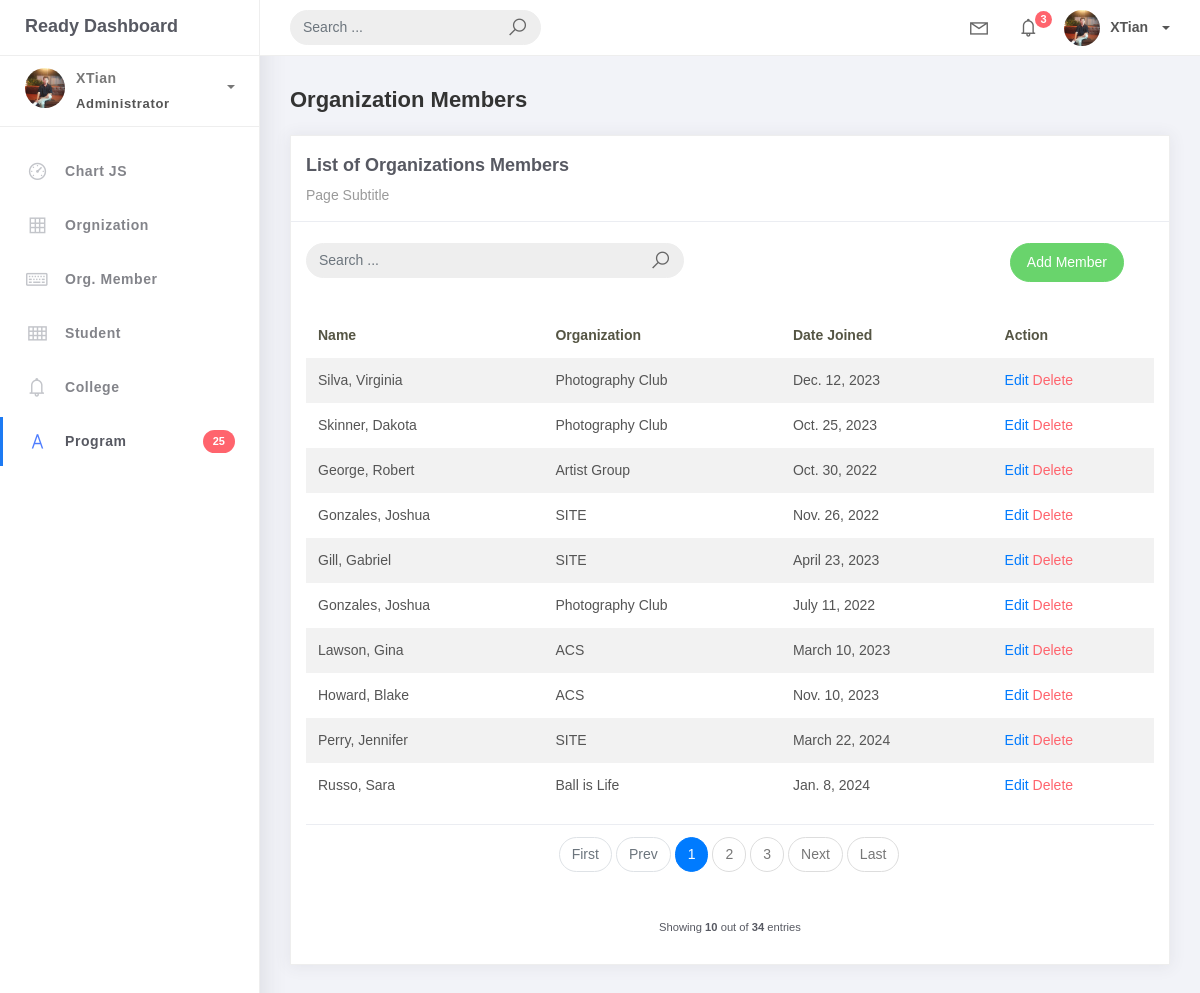
The app's page /orgmember-list/ with its own data.
### studentorg/models.py (models this page shows)
class BaseModel (models.Model):
    created_at = models.DateTimeField (auto_now_add=True, db_index=True)
    update_at = models.DateTimeField (auto_now=True)
    class Meta:
        abstract = True

class OrgMember (BaseModel):
    student = models.ForeignKey(Student, on_delete=models.CASCADE)
    organization = models.ForeignKey(Organization, on_delete=models.CASCADE)
    date_joined = models.DateField()

class Student (BaseModel):
    student_id = models.CharField(max_length=15)
    lastname = models.CharField(max_length=25)
    firstname = models.CharField(max_length=25)
    middlename = models.CharField(max_length=25, blank=True, null=True)
    program = models.ForeignKey(Program, on_delete=models.CASCADE)
    def __str__(self):
        return f"{self.lastname}, {self.firstname}"

class Organization(BaseModel):
    name = models.CharField(max_length=250)
    College = models.ForeignKey(College, null=True, blank=True, on_delete=models.CASCADE)
    description = models.CharField(max_length=500)
    def __str__(self):
        return self.name

### studentorg/views.py (the view)
# urls.py: path('orgmember-list/', OrgMemberList.as_view(), name='orgmember-list'),
class OrgMemberList(ListView):
    model = OrgMember
    context_object_name = 'orgmember'
    template_name = 'orgmember_list.html'
    paginate_by = 10

### templates/orgmember_list.html (shortened to what this page needs)
{% extends 'base.html' %} {% load static %} {% block content %}
<div class="content">
  <div class="container-fluid">
    <h4 class="page-title">Organization Members</h4>
    <div class="row">
      <div class="col-md-12">
        <div class="card">
          <div class="card-header">
            <div class="card-title">List of Organizations Members</div>
            <div class="card-category">Page Subtitle</div>
          </div>
          <br />
          <div class="col-md-12 row">
            <div class="col-md-6">
              <form class="navbar-left navbar-form nav-search mr-md-3" action="{% url 'orgmember-list' %}">
                <div class="input-group">
                  <input type="text"placeholder="Search ..." class="form-control" name="q"/>
                  <div class="input-group-append">
                    <span class="input-group-text">
                      <i class="la la-search search-icon"></i>
                    </span>
                  </div>
                </div>
              </form>
            </div>
            <div class="col-md-6">
              <div class="pull-right">
                <a href="{% url 'orgmember-add' %}" class="btn btn-success btn-rounded">Add Member</a>
              </div>
            </div>
          </div>
          <div class="card-body">
            <table class="table table-striped mt-3">
              <thead>
                <tr>
                  <th scope="col">Name</th>
                  <th scope="col">Organization</th>
                  <th scope="col">Date Joined</th>
                  <th scope="col">Action</th>
                </tr>
              </thead>
              <tbody>
                {% for object in object_list %}
                <tr>
                  <td>{{ object.student }}</td>
                  <td>{{ object.organization }}</td>
                  <td>{{ object.date_joined }}</td>
                  <td>
                    <a href="/orgmember-list/{{object.id}}">Edit</a>
                    <a href="/orgmember-list/{{object.id}}/delete" class="text-danger">Delete</a>
                  </td>
                </tr>
                {% endfor %}
              </tbody>
            </table>
            {% include 'includes/pagination.html' %}
          </div>
        </div>
      </div>
    </div>
  </div>
</div>
{% endblock %}

### records on screen
OrgMember: student "Silva, Virginia", organization "Photography Club", date_joined "Dec. 12, 2023"
OrgMember: student "Skinner, Dakota", organization "Photography Club", date_joined "Oct. 25, 2023"
OrgMember: student "George, Robert", organization "Artist Group", date_joined "Oct. 30, 2022"
OrgMember: student "Gonzales, Joshua", organization "SITE", date_joined "Nov. 26, 2022"
OrgMember: student "Gill, Gabriel", organization "SITE", date_joined "April 23, 2023"
OrgMember: student "Gonzales, Joshua", organization "Photography Club", date_joined "July 11, 2022"
OrgMember: student "Lawson, Gina", organization "ACS", date_joined "March 10, 2023"
OrgMember: student "Howard, Blake", organization "ACS", date_joined "Nov. 10, 2023"
OrgMember: student "Perry, Jennifer", organization "SITE", date_joined "March 22, 2024"
OrgMember: student "Russo, Sara", organization "Ball is Life", date_joined "Jan. 8, 2024"

### other values on screen
{{ page_num }} "1"
{{ page_num }} "2" "3"
{{ object_list.count }} "10"
{{ paginator.count }} "34"
